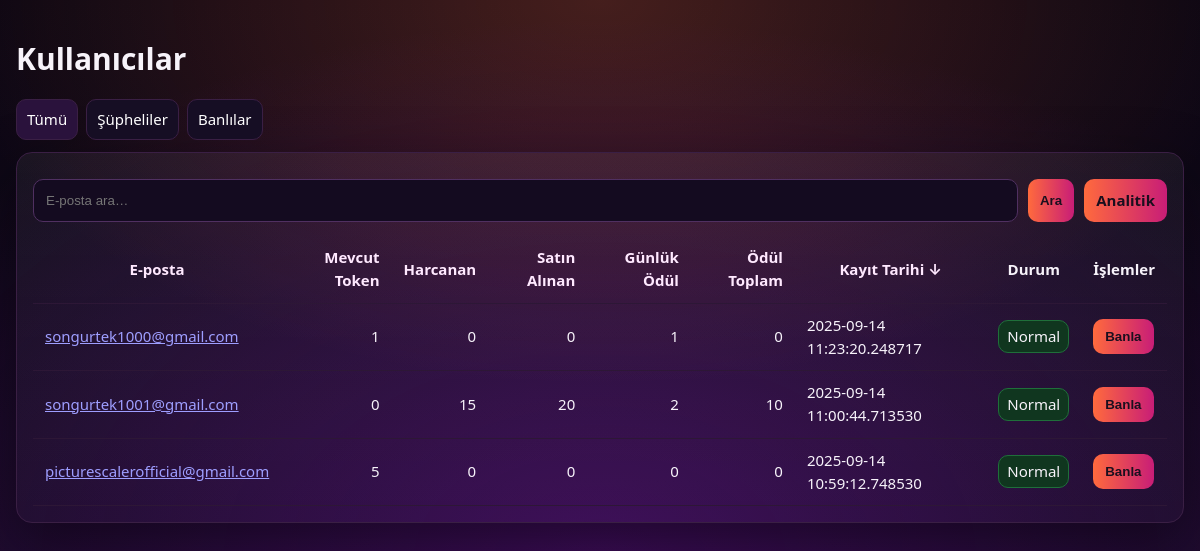
The app's page /admin/users (signed in) with its own data.
### app/models.py (models this page shows, shortened)
class User(UserMixin, db.Model):
    __tablename__ = "user"
    id              = db.Column(db.Integer, primary_key=True)
    email           = db.Column(db.String(255), unique=True, index=True, nullable=False)
    password_hash   = db.Column(db.String(255), nullable=False)
    tokens          = db.Column(db.Integer, default=0, nullable=False)
    is_verified     = db.Column(db.Integer, default=0, nullable=False)   # 0/1
    is_admin        = db.Column(db.Integer, default=0, nullable=False)   # 0/1
    is_banned       = db.Column(db.Integer, default=0, nullable=False)   # 0/1
    is_trusted      = db.Column(db.Integer, default=0, nullable=False)   # 0/1 (şüpheli hesap filtresinden muaf tutmak için)
    verify_token    = db.Column(db.String(128), nullable=True)
    verify_sent_at  = db.Column(db.DateTime, nullable=True)
    last_daily_claim= db.Column(db.DateTime, nullable=True)
    created_at      = db.Column(db.DateTime, default=datetime.utcnow, nullable=False, index=True)
    last_login_at   = db.Column(db.DateTime, nullable=True)
    audit_events    = db.relationship("AuditEvent", backref="user", lazy=True)

### app/routes/admin.py (the view)
@admin_bp.get('/users')
@login_required
def users_page():
    q = (request.args.get('q') or '').strip()
    sort = (request.args.get('sort') or 'created_desc').strip()
    view = (request.args.get('view') or 'all').strip()
    where = "1=1"
    params = {}
    if q:
        where = "(LOWER(u.email) LIKE LOWER(:q))"
        params['q'] = f"%{q}%"
    sql = f"""
    WITH
    spent AS (
        SELECT user_id, SUM(CAST(json_extract(meta,'$.tokens') AS INTEGER)) AS spent
        FROM audit_event
        WHERE event='token_spent'
        GROUP BY user_id
    ),
    purchased AS (
        SELECT user_id, SUM(CAST(json_extract(meta,'$.tokens') AS INTEGER)) AS purchased
        FROM audit_event
        WHERE event='token_purchase'
        GROUP BY user_id
    ),
    claims AS (
        SELECT user_id, COUNT(*) AS claims
        FROM audit_event
        WHERE event='daily_claim'
        GROUP BY user_id
    ),
    rewards AS (
        SELECT user_id, SUM(CAST(json_extract(meta,'$.tokens') AS INTEGER)) AS reward
        FROM audit_event
        WHERE event='reward_claim'
        GROUP BY user_id
    )
    SELECT
        u.id, u.email, u.tokens,
        COALESCE(s.spent,0)     AS spent,
        COALESCE(p.purchased,0) AS purchased,
        COALESCE(c.claims,0)    AS claims,
        COALESCE(r.reward,0)    AS reward,
        u.is_banned             AS is_banned,
        u.is_trusted            AS is_trusted,
        u.created_at            AS created
    FROM user u
    LEFT JOIN spent     s ON s.user_id = u.id
    LEFT JOIN purchased p ON p.user_id = u.id
    LEFT JOIN claims    c ON c.user_id = u.id
    LEFT JOIN rewards   r ON r.user_id = u.id
    WHERE {where}
    """
    order_by = {
        'email_asc':        "ORDER BY LOWER(u.email) ASC",
        'email_desc':       "ORDER BY LOWER(u.email) DESC",
        'tokens_asc':       "ORDER BY u.tokens ASC",
        'tokens_desc':      "ORDER BY u.tokens DESC",
        'spent_asc':        "ORDER BY spent ASC",
        'spent_desc':       "ORDER BY spent DESC",
        'purchased_asc':    "ORDER BY purchased ASC",
        'purchased_desc':   "ORDER BY purchased DESC",
        'claims_asc':       "ORDER BY claims ASC",
        'claims_desc':      "ORDER BY claims DESC",
        'reward_asc':       "ORDER BY reward ASC",
        'reward_desc':      "ORDER BY reward DESC",
        'created_asc':      "ORDER BY created ASC",
        'created_desc':     "ORDER BY created DESC",
    }.get(sort, "ORDER BY created DESC")
    rows_raw = db.session.execute(text(sql + " " + order_by), params).fetchall()
    def suspicious_of(r):
        free = 3 + int(r.claims or 0) + int(r.reward or 0)
        limit = free + int(r.purchased or 0)
        return (int(r.spent or 0) > limit) and (int(r.is_trusted or 0) == 0)
    rows = []
    for r in rows_raw:
        sus = suspicious_of(r)
        if view == 'sus' and not sus:
            continue
        if view == 'banned' and not int(r.is_banned or 0):
            continue
        rows.append({
            'id': r.id,
            'email': r.email,
            'tokens': int(r.tokens or 0),
            'spent': int(r.spent or 0),
            'purchased': int(r.purchased or 0),
            'claims': int(r.claims or 0),
            'reward': int(r.reward or 0),
            'is_banned': int(r.is_banned or 0),
            'is_trusted': int(r.is_trusted or 0),
            'suspicious': sus,
            'created': r.created,
        })
    return render_template('admin_users.html', rows=rows, q=q, sort=sort, view=view)

### app/__init__.py (called while the page is built)
@login_manager.user_loader
def load_user(user_id: str):
    from .models import User
    try:
        return User.query.get(int(user_id))
    except Exception:
        return None

### app/routes/admin.py (called while the page is built)
def _is_admin():
    if not current_user.is_authenticated:
        return False
    if getattr(current_user, 'is_admin', False):
        return True
    allowed = set(current_app.config.get('ADMIN_EMAILS') or [])
    return (current_user.email or '').lower() in allowed

@admin_bp.before_request
def _guard():
    if not _is_admin():
        abort(403)

### app/templates/admin_users.html (shortened to what this page needs)
<!doctype html>
<html lang="tr">
<head>
</head>
<body>
  <div class="wrap">
    <h1>Kullanıcılar</h1>
    <div class="tabs">
      <a class="tab {{ 'active' if view=='all' else '' }}"
         href="{{ url_for('admin.users_page', view='all', q=q, sort=sort) }}">Tümü</a>
      <a class="tab {{ 'active' if view=='sus' else '' }}"
         href="{{ url_for('admin.users_page', view='sus', q=q, sort=sort) }}">Şüpheliler</a>
      <a class="tab {{ 'active' if view=='banned' else '' }}"
         href="{{ url_for('admin.users_page', view='banned', q=q, sort=sort) }}">Banlılar</a>
    </div>
    <div class="card">
      <form class="search" method="get" action="{{ url_for('admin.users_page') }}">
        <input type="text" name="q" value="{{ q or '' }}" placeholder="E-posta ara…">
        <button type="submit">Ara</button>
        <a class="btn" href="{{ url_for('admin.analytics_page') }}">Analitik</a>
      </form>
      {% set s = sort or 'created_desc' %}
      <table>
        <thead>
          <tr>
            <th>
              {% set next = 'email_desc' if s=='email_asc' else 'email_asc' %}
              <a href="{{ url_for('admin.users_page', q=q, sort=next, view=view) }}">E-posta
              </a>
            </th>
            <th class="right">
              {% set next = 'tokens_desc' if s=='tokens_asc' else 'tokens_asc' %}
              <a href="{{ url_for('admin.users_page', q=q, sort=next, view=view) }}">Mevcut Token
              </a>
            </th>
            <th class="right">
              {% set next = 'spent_desc' if s=='spent_asc' else 'spent_asc' %}
              <a href="{{ url_for('admin.users_page', q=q, sort=next, view=view) }}">Harcanan
              </a>
            </th>
            <th class="right">
              {% set next = 'purchased_desc' if s=='purchased_asc' else 'purchased_asc' %}
              <a href="{{ url_for('admin.users_page', q=q, sort=next, view=view) }}">Satın Alınan
              </a>
            </th>
            <th class="right">
              {% set next = 'claims_desc' if s=='claims_asc' else 'claims_asc' %}
              <a href="{{ url_for('admin.users_page', q=q, sort=next, view=view) }}">Günlük Ödül
              </a>
            </th>
            <th class="right">
              {% set next = 'reward_desc' if s=='reward_asc' else 'reward_asc' %}
              <a href="{{ url_for('admin.users_page', q=q, sort=next, view=view) }}">Ödül Toplam
              </a>
            </th>
            <th>
              {% set next = 'created_desc' if s=='created_asc' else 'created_asc' %}
              <a href="{{ url_for('admin.users_page', q=q, sort=next, view=view) }}">Kayıt Tarihi
                {% if s.startswith('created_') %}{{ '↓' if s.endswith('_desc') else '↑' }}{% endif %}
              </a>
            </th>
            <th>Durum</th>
            <th>İşlemler</th>
          </tr>
        </thead>
        <tbody>
          {% if rows and rows|length %}
            {% for r in rows %}
              <tr>
                <td><a href="{{ url_for('admin.user_detail', user_id=r.id) }}">{{ r.email }}</a></td>
                <td class="right">{{ r.tokens }}</td>
                <td class="right">{{ r.spent }}</td>
                <td class="right">{{ r.purchased }}</td>
                <td class="right">{{ r.claims }}</td>
                <td class="right">{{ r.reward }}</td>
                <td>{{ r.created }}</td>
                <td>
                  {% if r.is_banned %}
                    <span class="pill danger">Banlı</span>
                  {% elif r.suspicious %}
                    <span class="pill">Şüpheli</span>
                  {% else %}
                    <span class="pill ok">Normal</span>
                  {% endif %}
                </td>
                <td>
                  {% if r.is_banned %}
                    <form class="inline" method="post" action="{{ url_for('admin.user_unban', user_id=r.id) }}">
                      <button class="btn" type="submit">Banı Kaldır</button>
                    </form>
                  {% else %}
                    <form class="inline" method="post" action="{{ url_for('admin.user_ban', user_id=r.id) }}">
                      <button class="btn" type="submit">Banla</button>
                    </form>
                  {% endif %}
                </td>
              </tr>
            {% endfor %}
          {% else %}
            <tr><td colspan="9" class="muted">Kayıt bulunamadı.</td></tr>
          {% endif %}
        </tbody>
      </table>
    </div>
  </div>
</body>
</html>

### app/templates/admin_users.html (style rules this page uses)
:root { --bg:#0b0612; --bg2:#130a1f; --card:#1a0f1ecc; --border:#3a1f44; --text:#f7f3fa; --muted:#c9b0c7; --accent:#FF6A3D; --accent2:#C81D77; --radius:16px; --shadow:0 20px 60px rgba(0,0,0,.45); }
* { box-sizing:border-box }
body { margin:0; background: radial-gradient(1200px 700px at 50% 0%, rgba(255,106,61,.24) 0%, rgba(255,106,61,0) 55%), radial-gradient(1400px 900px at 50% 100%, rgba(110,15,156,.45) 0%, rgba(110,15,156,0) 60%), linear-gradient(180deg, var(--bg), var(--bg2)); color:var(--text); font:15px/1.55 system-ui, -apple-system, Segoe UI, Inter, Roboto; }
.wrap { max-width:1200px; margin:36px auto; padding:0 16px }
h1 { margin:0 0 16px; font-weight:800 }
.card { background:linear-gradient(180deg,rgba(255,255,255,.05),rgba(255,255,255,.015)); border:1px solid var(--border); border-radius:var(--radius); box-shadow:var(--shadow); padding:16px }
form.search { display:flex; gap:10px; margin:10px 0 14px; flex-wrap:wrap }
input[type="text"] { flex:1; min-width:240px; background:#140b20; color:#fff0ff; border:1px solid #503061; border-radius:10px; padding:10px 12px }
button, .btn { background:linear-gradient(90deg,var(--accent),var(--accent2)); border:none; color:#1a0f1e; font-weight:800; padding:10px 12px; border-radius:10px; cursor:pointer; text-decoration:none }
.tabs { display:flex; gap:8px; margin:6px 0 12px }
.tab { padding:8px 10px; border:1px solid var(--border); border-radius:10px; background:#160e24; color:#fff; text-decoration:none }
.tab.active { background:#2a123c }
table { width:100%; border-collapse:collapse }
th,td { padding:10px 12px; border-bottom:1px solid #2d1736; vertical-align:middle }
th a { color:#ffe9ff; text-decoration:none }
.right { text-align:right }
.pill { display:inline-block;padding:4px 8px;border-radius:10px;border:1px solid #3a1f44;background:#140b20 }
.ok { background:#10361f;border-color:#1f6f3a }
form.inline { display:inline }

### records on screen
User: email "songurtek1000@gmail.com", tokens "1", spent "0", purchased "0", claims "1", reward "0", created "2025-09-14 11:23:20.248717", is_banned "Normal"
User: email "songurtek1001@gmail.com", tokens "0", spent "15", purchased "20", claims "2", reward "10", created "2025-09-14 11:00:44.713530", is_banned "Normal"
User: email "picturescalerofficial@gmail.com", tokens "5", spent "0", purchased "0", claims "0", reward "0", created "2025-09-14 10:59:12.748530", is_banned "Normal"

### other values on screen
{{ '↓' if s.endswith('_desc') else '↑' }} "↓"
